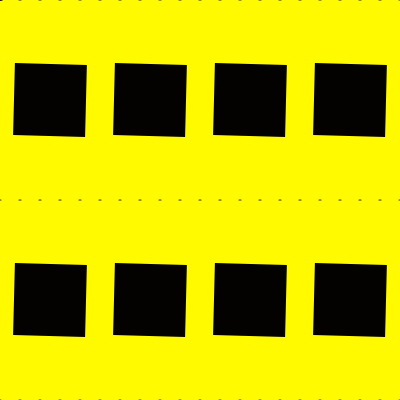
Frame 1 (no input)
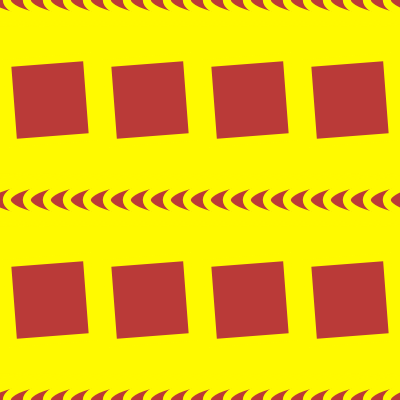
Frame 60 (no input)
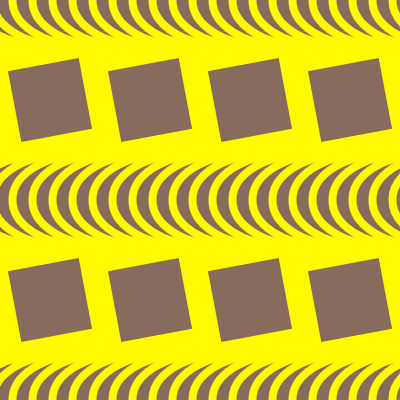
Frame 120 (the mouse pressed at the canvas centre since frame 60)

The p5.js sketch that drew these frames (run headless with seeded random() and noise() and a simulated clock; from frame 60 on, the mouse is pressed at the canvas centre):

// p5.js sketch
// ── sketch.js
var a = 0
var b = 0
var c = 20
var d = 200
var e = 0
var f = 100

//xpos = a ypos= b xstep is c y step is d xpas = e ypas= f

function setup() {
  createCanvas(400, 400);
  // hier boven zie je dat ik voor de groote van het canvas heb gekozen om het zo te doen dat het zo graat is als het kan op die window
}

function draw() {
  background(255, 250, 0)
   
  //hier boven geef je aan welke kleur de achtergrond is
  // en de eerste rij hier ondergeeft aan welkekleur de ellipse moeten hebben
  // het is in 3 delen die staan voor de RGB rood, groen en blauw
  
  
  fill(200 * sin(frameCount / 50), 150 * sin(frameCount / 150), 100 * sin(frameCount / 100))
  for (var kolom = 0; kolom < 60; kolom++) { 
    //hier zet ik het begin op 0 en elkekeer dat de lope klaar is gaat hhet met 1 omhoog tot dat het op 60 is en dan gaat het weer naar 0
    for (var rij = 0; rij < 6; rij++) {
      
      ellipse(a + (c * kolom), b + (d * rij), 200 * sin(frameCount / 50), 200 * sin(frameCount / 260));
      
      
      stroke(255, 250, 0)
      
      
      strokeWeight(8); 
      
      
      // hier heb ik een rand toegevoeg om het een wat cooler effect te geven tevens heb ik die rand in de kleur van de achtergrond gemaakt om het niet al te veel op te laten vallen 
      
      rectMode(CENTER);
      // dit zorgt ervoor dat de blokjs om hun  as draaien
      
    for (var rkolom = 0; rkolom < 10; rkolom++) {
        for (var rrij = 0; rrij < 4; rrij++) {
          push();
          translate(50 + (rkolom * 100), 100 + (rrij * 200));
          rotate(10 * sin(frameCount / 400));
          
          rect(0,0, 80, 80);
          
          pop();
        }
      }
    }
  }
}

// ── draagvlak.js
var a = 0
var b = 0
var c = 20
var d = 200
var e = 0
var f = 100

//xpos = a ypos= b xstep is c y step is d xpas = e ypas= f

function setup() {
  createCanvas(windowWidth, windowHeight);
  // hier boven zie je dat ik voor de groote van het canvas heb gekozen om het zo te doen dat het zo graat is als het kan op die window
}

function draw() {
  background(255, 250, 0)
   
  //hier boven geef je aan welke kleur de achtergrond is
  // en de eerste rij hier ondergeeft aan welkekleur de ellipse moeten hebben
  // het is in 3 delen die staan voor de RGB rood, groen en blauw
  
  
  fill(200 * sin(frameCount / 50), 150 * sin(frameCount / 150), 100 * sin(frameCount / 100))
  for (var kolom = 0; kolom < 60; kolom++) { 
    //hier zet ik het begin op 0 en elkekeer dat de lope klaar is gaat hhet met 1 omhoog tot dat het op 60 is en dan gaat het weer naar 0
    for (var rij = 0; rij < 6; rij++) {
      
      ellipse(a + (c * kolom), b + (d * rij), 200 * sin(frameCount / 50), 200 * sin(frameCount / 260));
      
      
      stroke(255, 250, 0)
      
      
      strokeWeight(8); 
      
      
      // hier heb ik een rand toegevoeg om het een wat cooler effect te geven tevens heb ik die rand in de kleur van de achtergrond gemaakt om het niet al te veel op te laten vallen 
      
      rectMode(CENTER);
      // dit zorgt ervoor dat de blokjs om hun  as draaien
      
    for (var rkolom = 0; rkolom < 10; rkolom++) {
        for (var rrij = 0; rrij < 4; rrij++) {
          push();
          translate(50 + (rkolom * 100), 100 + (rrij * 200));
          rotate(10 * sin(frameCount / 400));
          
          rect(0,0, 80, 80);
          
          pop();
        }
      }
    }
  }
}
